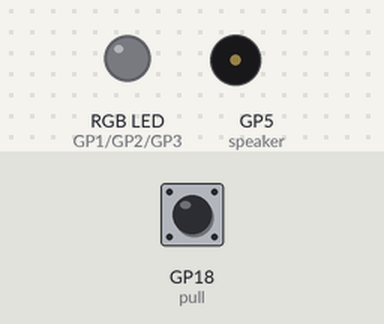
Bench run of a program on a simulated Raspberry Pi Pico running MicroPython. Parts: an RGB LED mixed from three pins (HIGH = lit), buzzer (waves = sounding). The inputs (shaded band) are chosen by the test bench; at power-on: GP18 (pull) HIGH. What the program prints to the serial console is not drawn.

Above: at 1.2 s.
1.3 s: GP18 (pull) pulled LOW for 0.15 s
At 2.1 s:
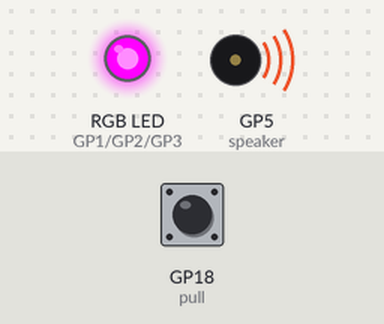
3.7 s: GP18 (pull) pulled LOW for 1 s
At 6.2 s:
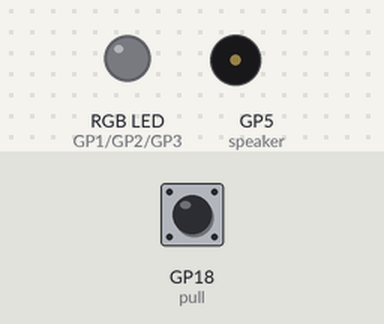
7.0 s: GP18 (pull) pulled LOW for 3.2 s
At 10.9 s:
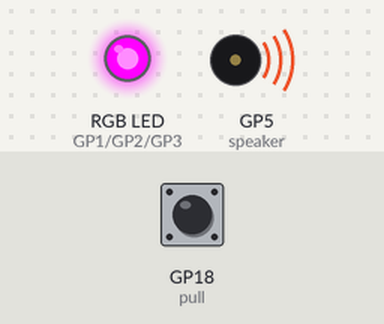
Timing chart, 0 to 12.5 s (numbered marks = the images above; inputs shaded):
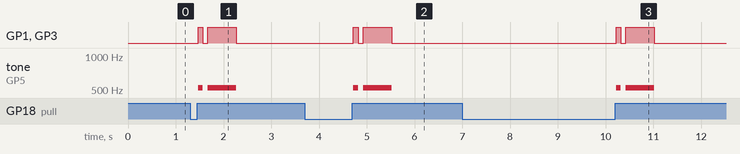

The program:

party_popper.py
```python
from picozero import RGBLED, Speaker, Switch
from time import sleep

rgb = RGBLED(red=1, green=2, blue=3) # أرقام دبوس
pull = Switch(18)
speaker = Speaker(5)

def pop():
    print("فرقعة") # اطبع على الغلاف
    rgb.color = (255, 0, 255) # بنفسجي "purple"
    speaker.play(523, 0.1) # 523 = النغمة C4 ، لمدة ثانية واحدة
    rgb.color = (0, 0, 0) # LED لا لون - معطلة
    sleep(0.1)
    rgb.color = (255, 0, 255) # بنفسجي "purple"
    speaker.play(523, 0.6) # النغمة C4، لمدة 0.6 ثانية
    rgb.off()

pull.when_opened = pop # سيتم استدعاء دالة pop عندما يتم سحب مفتاح التشغيل
```

Measured:
- after the input at 1.3 s, GP1 (red), GP3 (blue): LOW → HIGH after 0.17 s, → LOW 0.10 s later, → HIGH 0.10 s later, → LOW 0.60 s later; tone on GP5 (speaker): silent → 523 Hz after 0.17 s, → silent 0.10 s later, → 523 Hz 0.10 s later, → silent 0.60 s later
- after the input at 3.7 s, GP1 (red), GP3 (blue): LOW → HIGH after 1.0 s, → LOW 0.10 s later, → HIGH 0.10 s later, → LOW 0.60 s later; tone on GP5 (speaker): silent → 523 Hz after 1.0 s, → silent 0.10 s later, → 523 Hz 0.10 s later, → silent 0.60 s later
- after the input at 7.0 s, GP1 (red), GP3 (blue): LOW → HIGH after 3.2 s, → LOW 0.10 s later, → HIGH 0.10 s later, → LOW 0.60 s later; tone on GP5 (speaker): silent → 523 Hz after 3.2 s, → silent 0.10 s later, → 523 Hz 0.10 s later, → silent 0.60 s later
